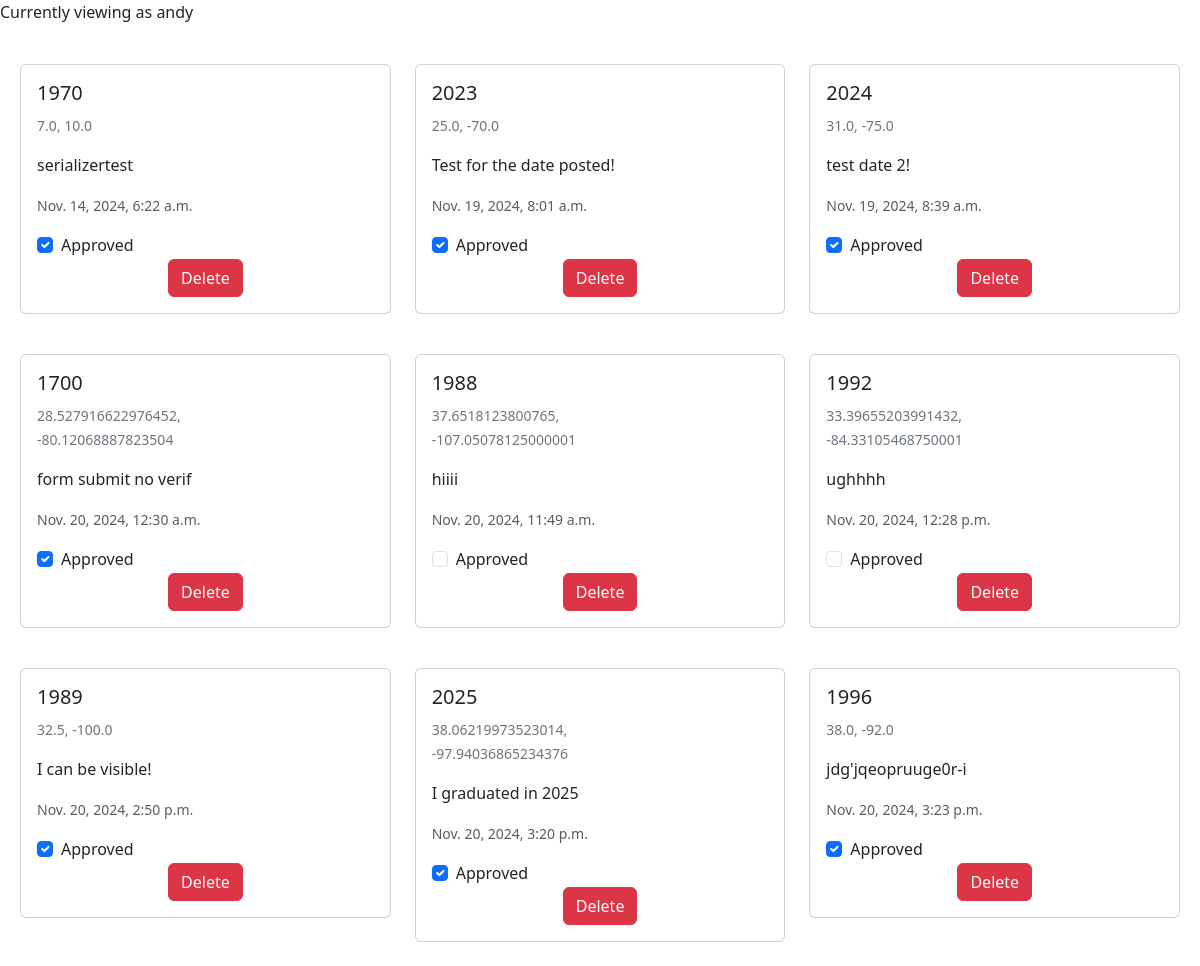
Before: /modpanel/moderation/ (signed in) with the older database file.
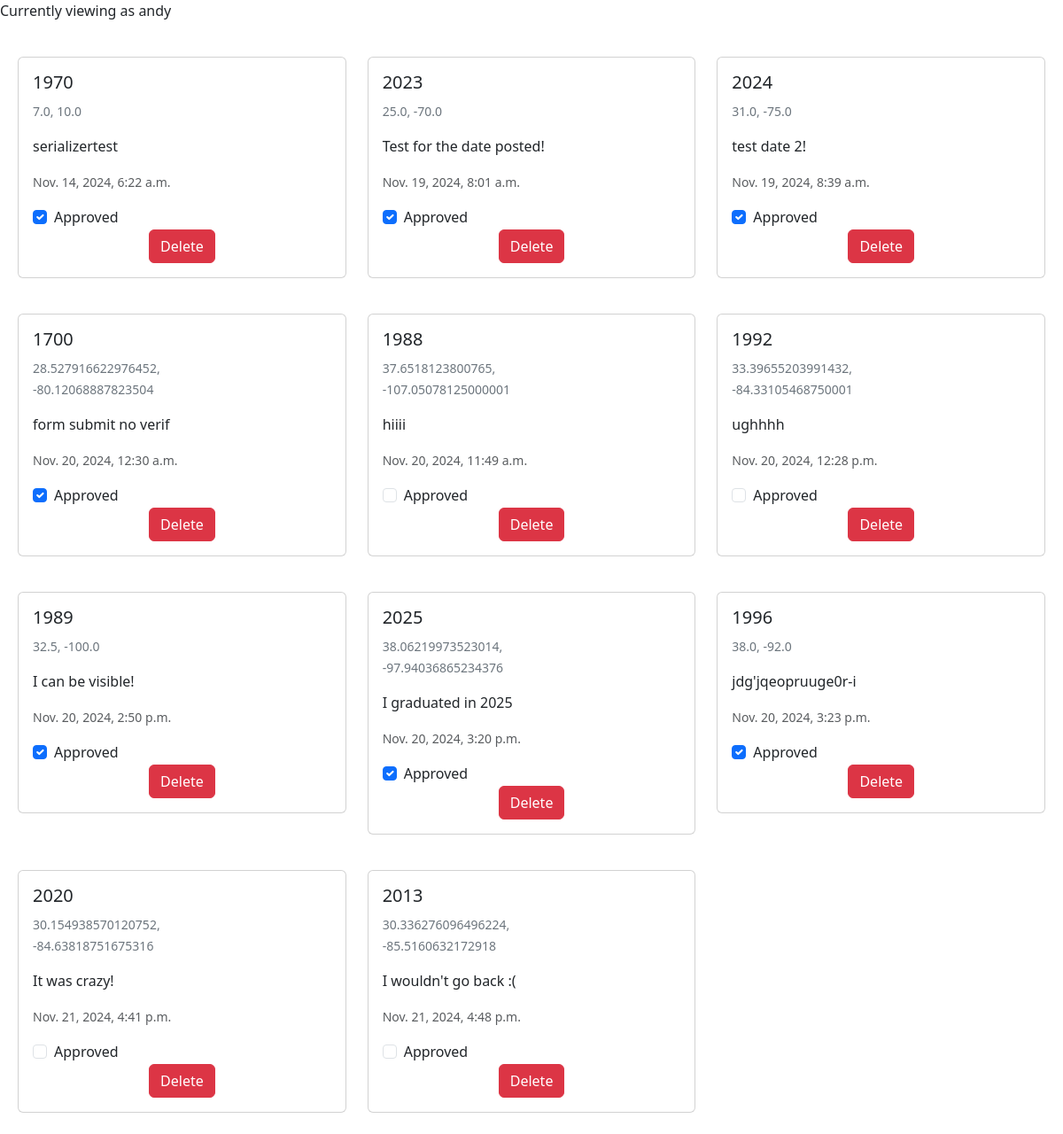
After: the same page with the newer database file.
### map/models.py (models this page shows, shortened)
class Markers(models.Model):
    latitude = models.FloatField(null=False)
    longitude = models.FloatField(null=False)
    fromyear = models.SmallIntegerField(null=True) #TODO be sure to have form validation (must be > 1950 || )
    geojson_data = models.JSONField(default=list, null=False)
    storytext = models.CharField(max_length=350, null=False)
    date_posted = models.DateTimeField(auto_now_add=True)
    approved = models.BooleanField(default=False) #TODO when moderation panel finished, include geojson update for approval
    class Meta:
        ordering = ['date_posted']

### moderation/views.py (the view, shortened to what this page needs)
# urls.py: path('moderation/', views.ModerationPanel.as_view(), name='moderation-panel'),
class ModerationPanel(APIView): #TODO add some sort of indication it's been toggled
    renderer_classes = [TemplateHTMLRenderer]
    permission_classes = [IsAuthenticated]
    template_name = 'moderation.html'
    def get(self, request):
        queryset = Markers.objects.all()
        return Response({'markers': queryset})

### moderation/templates/moderation.html (shortened to what this page needs)
<!DOCTYPE html>
<html lang="en">
<head>
    <link href="https://cdn.jsdelivr.net/npm/bootstrap@5.3.3/dist/css/bootstrap.min.css" rel="stylesheet">
    <link rel="stylesheet" href="https://unpkg.com/leaflet@1.9.4/dist/leaflet.css" />
</head>
<body>
    <p>Currently viewing as {{request.user}}</p>
    <div class="row row-cols-1 row-cols-md-3 g-4 m-2">
        {% for marker in markers %}
        <div class="col">
            <div class="card mb-3" id="card-{{ marker.id }}"style="max-width: 540px;" data-marker-id="{{ marker.id }}">
                <div class="row g-0">
                <div class="col-md-8">
                    <div class="card-body">
                    <h5 class="card-title">{{ marker.fromyear }}</h5>
                    <p class="card-text"><small class="text-secondary">{{ marker.latitude }}, {{ marker.longitude }}</small></p>
                    <p class="card-text">{{ marker.storytext }}</p>
                    <p class="card-text"><small class="text-body-secondary">{{ marker.date_posted }}</small></p>
                    <div class="form-check">
                        <input
                            class="form-check-input"
                            type="checkbox"
                            id="flexCheckDefault-{{ marker.id }}"
                            {% if marker.approved %} checked {% endif %}
                            onchange="toggleApproval(`{{ marker.id }}`, this.checked)"
                        >
                        <label class="form-check-label" for="flexCheckDefault-{{ marker.id }}">
                            Approved
                        </label>
                    </div>
                    <form id="delete-marker-{{ marker.id }}" onsubmit="deleteMarker(`{{ marker.id }}`); return false;">
                        <div class="d-grid gap-2 d-md-flex justify-content-md-end">
                            <button class="btn btn-danger me-md-2" type="submit">Delete</button>
                        </div>
                    </form>
                </div>
                </div>
                </div>
            </div>
        </div>
        {% endfor %}
    </div>
</body>

Changed rows visible on the page:
added Markers: fromyear "2020", latitude "30.154938570120752", longitude "-84.63818751675316", storytext "It was crazy!", date_posted "Nov. 21, 2024, 4:41 p.m."
added Markers: fromyear "2013", latitude "30.336276096496224", longitude "-85.5160632172918", storytext "I wouldn't go back :(", date_posted "Nov. 21, 2024, 4:48 p.m."
